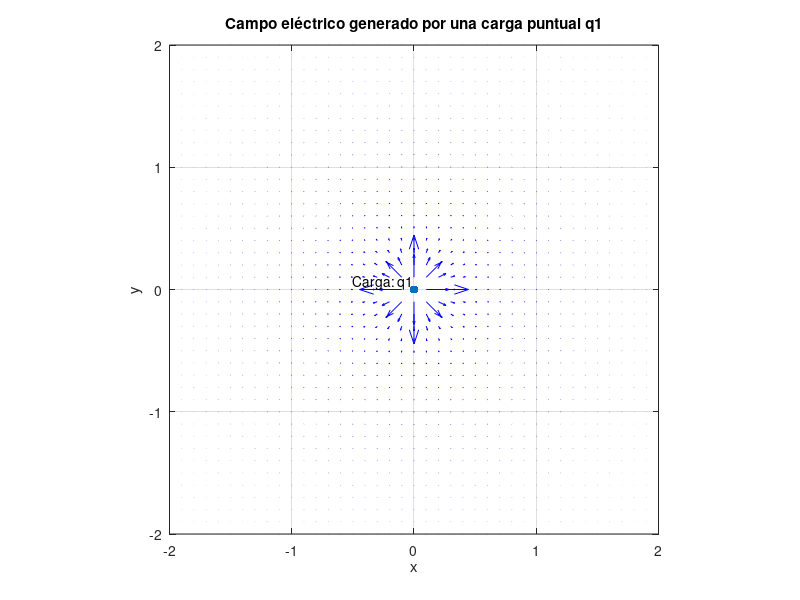

Source code (MATLAB):
% Simulación Intensidad de Campo Electrico
% Universidad de Cuenca
% Teoria Electromagnetica I, 2024
% Profesor: Andres Cornejo


% Parámetros
k = 9e9; % Constante de Coulomb
q = 1e-9;   % Carga puntual en Coulombs
[x, y] = meshgrid(-2:.1:2, -2:.1:2); % Definir una rejilla de puntos en el espacio
r = sqrt(x.^2 + y.^2);
% Calcular el campo eléctrico
Ex = k * q * x ./ (r.^3);
Ey = k * q * y ./ (r.^3);

% Plotear el campo eléctrico
figure;
quiver(x, y, Ex, Ey, LineWidth = 2.5, Color="blue");
xlabel('x');
ylabel('y');
title('Campo eléctrico generado por una carga puntual q1');
axis equal;
hold on;

% Graficar el punto en el origen
scatter(0, 0, 'filled');  % 'filled' para rellenar el punto
hold on;  % Mantener la gráfica actual

% Etiquetar el punto en el origen
text(0, 0, 'Carga: q1', 'HorizontalAlignment', 'right', 'VerticalAlignment', 'bottom');

% Ajustar los límites del eje para que el punto sea visible
xlim([-2, 2]);
ylim([-2, 2]);

% Mostrar la cuadrícula
grid on;
